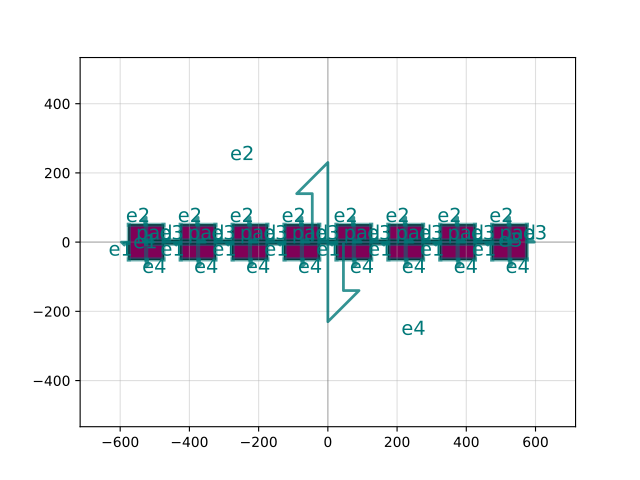

The Python source for this figure:
import gdsfactory as gf

c = gf.components.pads_shorted(columns=8, pad_spacing=150.0, layer_metal=(49, 0), metal_width=10)
c.plot()
